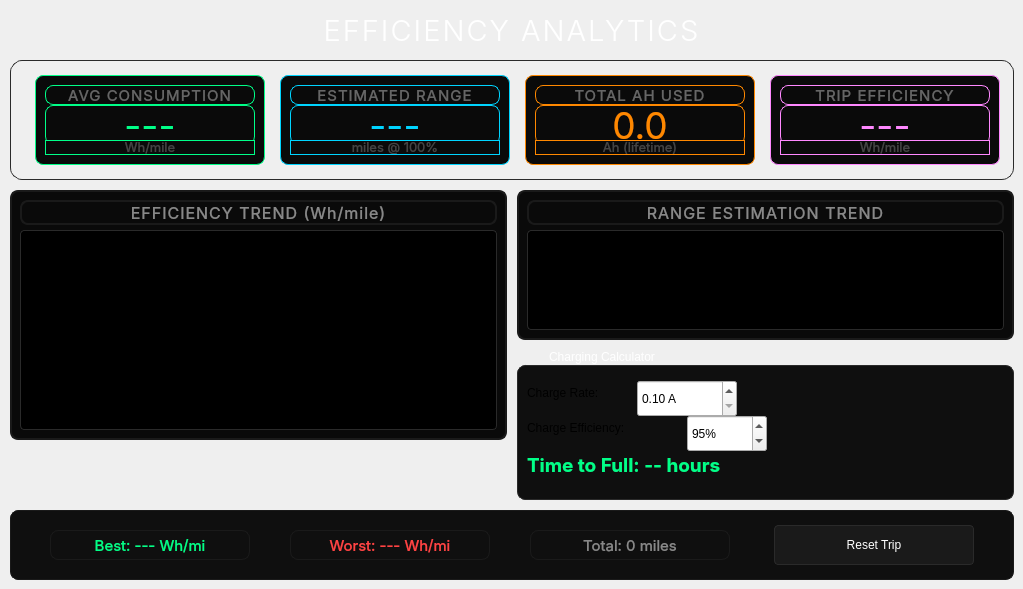
    <widget class="QWidget" name="economyTab">
     <attribute name="title">
      <string>ECONOMY</string>
     </attribute>
     <widget class="QLabel" name="economyHeaderLabel">
      <property name="geometry">
       <rect>
        <x>10</x>
        <y>10</y>
        <width>1004</width>
        <height>40</height>
       </rect>
      </property>
      <property name="font">
       <font>
        <family>-apple-system</family>
        <pointsize>22</pointsize>
        <bold>false</bold>
       </font>
      </property>
      <property name="styleSheet">
       <string notr="true">color: #ffffff;
font-weight: 200;
letter-spacing: 2px;</string>
      </property>
      <property name="text">
       <string>EFFICIENCY ANALYTICS</string>
      </property>
      <property name="alignment">
       <set>Qt::AlignCenter</set>
      </property>
     </widget>
     <widget class="QFrame" name="economyStatsFrame">
      <property name="geometry">
       <rect>
        <x>10</x>
        <y>60</y>
        <width>1004</width>
        <height>120</height>
       </rect>
      </property>
      <property name="styleSheet">
       <string notr="true">QFrame {
    background: qlineargradient(x1:0, y1:0, x2:0, y2:1,
        stop:0 #1a1a1a, stop:1 #0f0f0f);
    border: 1px solid #2a2a2a;
    border-radius: 12px;
}</string>
      </property>
      <widget class="QFrame" name="avgWhFrame">
       <property name="geometry">
        <rect>
         <x>25</x>
         <y>15</y>
         <width>230</width>
         <height>90</height>
        </rect>
       </property>
       <property name="styleSheet">
        <string notr="true">QFrame {
    background: #0a0a0a;
    border: 1px solid #00ff88;
    border-radius: 8px;
}</string>
       </property>
       <widget class="QLabel" name="avgWhTitle">
        <property name="geometry">
         <rect>
          <x>10</x>
          <y>10</y>
          <width>210</width>
          <height>20</height>
         </rect>
        </property>
        <property name="font">
         <font>
          <family>-apple-system</family>
          <pointsize>11</pointsize>
         </font>
        </property>
        <property name="styleSheet">
         <string notr="true">color: #666666;
text-transform: uppercase;
letter-spacing: 1px;</string>
        </property>
        <property name="text">
         <string>AVG CONSUMPTION</string>
        </property>
        <property name="alignment">
         <set>Qt::AlignCenter</set>
        </property>
       </widget>
       <widget class="QLabel" name="avgWhValue">
        <property name="geometry">
         <rect>
          <x>10</x>
          <y>30</y>
          <width>210</width>
          <height>40</height>
         </rect>
        </property>
        <property name="font">
         <font>
          <family>-apple-system</family>
          <pointsize>28</pointsize>
          <bold>false</bold>
         </font>
        </property>
        <property name="styleSheet">
         <string notr="true">color: #00ff88;
font-weight: 300;</string>
        </property>
        <property name="text">
         <string>---</string>
        </property>
        <property name="alignment">
         <set>Qt::AlignCenter</set>
        </property>
       </widget>
       <widget class="QLabel" name="avgWhUnit">
        <property name="geometry">
         <rect>
          <x>10</x>
          <y>65</y>
          <width>210</width>
          <height>15</height>
         </rect>
        </property>
        <property name="font">
         <font>
          <family>-apple-system</family>
          <pointsize>10</pointsize>
         </font>
        </property>
        <property name="styleSheet">
         <string notr="true">color: #444444;</string>
        </property>
        <property name="text">
         <string>Wh/mile</string>
        </property>
        <property name="alignment">
         <set>Qt::AlignCenter</set>
        </property>
       </widget>
      </widget>
      <widget class="QFrame" name="estRangeFrame">
       <property name="geometry">
        <rect>
         <x>270</x>
         <y>15</y>
         <width>230</width>
         <height>90</height>
        </rect>
       </property>
       <property name="styleSheet">
        <string notr="true">QFrame {
    background: #0a0a0a;
    border: 1px solid #00d4ff;
    border-radius: 8px;
}</string>
       </property>
       <widget class="QLabel" name="estRangeTitle">
        <property name="geometry">
         <rect>
          <x>10</x>
          <y>10</y>
          <width>210</width>
          <height>20</height>
         </rect>
        </property>
        <property name="font">
         <font>
          <family>-apple-system</family>
          <pointsize>11</pointsize>
         </font>
        </property>
        <property name="styleSheet">
         <string notr="true">color: #666666;
text-transform: uppercase;
letter-spacing: 1px;</string>
        </property>
        <property name="text">
         <string>ESTIMATED RANGE</string>
        </property>
        <property name="alignment">
         <set>Qt::AlignCenter</set>
        </property>
       </widget>
       <widget class="QLabel" name="estRangeValue">
        <property name="geometry">
         <rect>
          <x>10</x>
          <y>30</y>
          <width>210</width>
          <height>40</height>
         </rect>
        </property>
        <property name="font">
         <font>
          <family>-apple-system</family>
          <pointsize>28</pointsize>
          <bold>false</bold>
         </font>
        </property>
        <property name="styleSheet">
         <string notr="true">color: #00d4ff;
font-weight: 300;</string>
        </property>
        <property name="text">
         <string>---</string>
        </property>
        <property name="alignment">
         <set>Qt::AlignCenter</set>
        </property>
       </widget>
       <widget class="QLabel" name="estRangeUnit">
        <property name="geometry">
         <rect>
          <x>10</x>
          <y>65</y>
          <width>210</width>
          <height>15</height>
         </rect>
        </property>
        <property name="font">
         <font>
          <family>-apple-system</family>
          <pointsize>10</pointsize>
         </font>
        </property>
        <property name="styleSheet">
         <string notr="true">color: #444444;</string>
        </property>
        <property name="text">
         <string>miles @ 100%</string>
        </property>
        <property name="alignment">
         <set>Qt::AlignCenter</set>
        </property>
       </widget>
      </widget>
      <widget class="QFrame" name="ahUsedFrame">
       <property name="geometry">
        <rect>
         <x>515</x>
         <y>15</y>
         <width>230</width>
         <height>90</height>
        </rect>
       </property>
       <property name="styleSheet">
        <string notr="true">QFrame {
    background: #0a0a0a;
    border: 1px solid #ff8800;
    border-radius: 8px;
}</string>
       </property>
       <widget class="QLabel" name="ahUsedTitle">
        <property name="geometry">
         <rect>
          <x>10</x>
          <y>10</y>
          <width>210</width>
          <height>20</height>
         </rect>
        </property>
        <property name="font">
         <font>
          <family>-apple-system</family>
          <pointsize>11</pointsize>
         </font>
        </property>
        <property name="styleSheet">
         <string notr="true">color: #666666;
text-transform: uppercase;
letter-spacing: 1px;</string>
        </property>
        <property name="text">
         <string>TOTAL AH USED</string>
        </property>
        <property name="alignment">
         <set>Qt::AlignCenter</set>
        </property>
       </widget>
       <widget class="QLabel" name="ahUsedValue">
        <property name="geometry">
         <rect>
          <x>10</x>
          <y>30</y>
          <width>210</width>
          <height>40</height>
         </rect>
        </property>
        <property name="font">
         <font>
          <family>-apple-system</family>
          <pointsize>28</pointsize>
          <bold>false</bold>
         </font>
        </property>
        <property name="styleSheet">
         <string notr="true">color: #ff8800;
font-weight: 300;</string>
        </property>
        <property name="text">
         <string>0.0</string>
        </property>
        <property name="alignment">
         <set>Qt::AlignCenter</set>
        </property>
       </widget>
       <widget class="QLabel" name="ahUsedUnit">
        <property name="geometry">
         <rect>
          <x>10</x>
          <y>65</y>
          <width>210</width>
          <height>15</height>
         </rect>
        </property>
        <property name="font">
         <font>
          <family>-apple-system</family>
          <pointsize>10</pointsize>
         </font>
        </property>
        <property name="styleSheet">
         <string notr="true">color: #444444;</string>
        </property>
        <property name="text">
         <string>Ah (lifetime)</string>
        </property>
        <property name="alignment">
         <set>Qt::AlignCenter</set>
        </property>
       </widget>
      </widget>
      <widget class="QFrame" name="tripEffFrame">
       <property name="geometry">
        <rect>
         <x>760</x>
         <y>15</y>
         <width>230</width>
         <height>90</height>
        </rect>
       </property>
       <property name="styleSheet">
        <string notr="true">QFrame {
    background: #0a0a0a;
    border: 1px solid #ff88ff;
    border-radius: 8px;
}</string>
       </property>
       <widget class="QLabel" name="tripEffTitle">
        <property name="geometry">
         <rect>
          <x>10</x>
          <y>10</y>
          <width>210</width>
          <height>20</height>
         </rect>
        </property>
        <property name="font">
         <font>
          <family>-apple-system</family>
          <pointsize>11</pointsize>
         </font>
        </property>
        <property name="styleSheet">
         <string notr="true">color: #666666;
text-transform: uppercase;
letter-spacing: 1px;</string>
        </property>
        <property name="text">
         <string>TRIP EFFICIENCY</string>
        </property>
        <property name="alignment">
         <set>Qt::AlignCenter</set>
        </property>
       </widget>
       <widget class="QLabel" name="tripEffValue">
        <property name="geometry">
         <rect>
          <x>10</x>
          <y>30</y>
          <width>210</width>
          <height>40</height>
         </rect>
        </property>
        <property name="font">
         <font>
          <family>-apple-system</family>
          <pointsize>28</pointsize>
          <bold>false</bold>
         </font>
        </property>
        <property name="styleSheet">
         <string notr="true">color: #ff88ff;
font-weight: 300;</string>
        </property>
        <property name="text">
         <string>---</string>
        </property>
        <property name="alignment">
         <set>Qt::AlignCenter</set>
        </property>
       </widget>
       <widget class="QLabel" name="tripEffUnit">
        <property name="geometry">
         <rect>
          <x>10</x>
          <y>65</y>
          <width>210</width>
          <height>15</height>
         </rect>
        </property>
        <property name="font">
         <font>
          <family>-apple-system</family>
          <pointsize>10</pointsize>
         </font>
        </property>
        <property name="styleSheet">
         <string notr="true">color: #444444;</string>
        </property>
        <property name="text">
         <string>Wh/mile</string>
        </property>
        <property name="alignment">
         <set>Qt::AlignCenter</set>
        </property>
       </widget>
      </widget>
     </widget>
     <widget class="QFrame" name="efficiencyGraphFrame">
      <property name="geometry">
       <rect>
        <x>10</x>
        <y>190</y>
        <width>497</width>
        <height>250</height>
       </rect>
      </property>
      <property name="styleSheet">
       <string notr="true">QFrame {
    background: #0a0a0a;
    border: 2px solid #1a1a1a;
    border-radius: 8px;
}</string>
      </property>
      <widget class="QLabel" name="effGraphTitle">
       <property name="geometry">
        <rect>
         <x>10</x>
         <y>10</y>
         <width>477</width>
         <height>25</height>
        </rect>
       </property>
       <property name="font">
        <font>
         <family>-apple-system</family>
         <pointsize>12</pointsize>
        </font>
       </property>
       <property name="styleSheet">
        <string notr="true">color: #888888;
background: transparent;
letter-spacing: 1px;</string>
       </property>
       <property name="text">
        <string>EFFICIENCY TREND (Wh/mile)</string>
       </property>
       <property name="alignment">
        <set>Qt::AlignCenter</set>
       </property>
      </widget>
      <widget class="QWidget" name="effGraphWidget" native="true">
       <property name="geometry">
        <rect>
         <x>10</x>
         <y>40</y>
         <width>477</width>
         <height>200</height>
        </rect>
       </property>
       <property name="styleSheet">
        <string notr="true">background: #000000;
border: 1px solid #2a2a2a;
border-radius: 4px;</string>
       </property>
      </widget>
     </widget>
     <widget class="QGroupBox" name="chargingCalculatorGroupBox">
      <property name="geometry">
       <rect>
        <x>517</x>
        <y>350</y>
        <width>497</width>
        <height>150</height>
       </rect>
      </property>
      <property name="styleSheet">
       <string notr="true">QGroupBox {
    color: #ffffff;
    border: 1px solid #2a2a2a;
    border-radius: 8px;
    margin-top: 15px;
    padding-top: 15px;
    background: #0f0f0f;
}
QGroupBox::title {
    subcontrol-origin: margin;
    left: 20px;
    padding: 0 10px 0 10px;
}</string>
      </property>
      <property name="title">
       <string>Charging Calculator</string>
      </property>
      <widget class="QLabel" name="chargeRateLabel">
       <property name="geometry">
        <rect>
         <x>10</x>
         <y>30</y>
         <width>100</width>
         <height>25</height>
        </rect>
       </property>
       <property name="text">
        <string>Charge Rate:</string>
       </property>
      </widget>
      <widget class="QDoubleSpinBox" name="chargeRateInput">
       <property name="geometry">
        <rect>
         <x>120</x>
         <y>30</y>
         <width>100</width>
         <height>37</height>
        </rect>
       </property>
       <property name="suffix">
        <string> A</string>
       </property>
       <property name="minimum">
        <double>0.100000000000000</double>
       </property>
       <property name="maximum">
        <double>100.000000000000000</double>
       </property>
      </widget>
      <widget class="QLabel" name="chargeEfficiencyLabel">
       <property name="geometry">
        <rect>
         <x>10</x>
         <y>65</y>
         <width>150</width>
         <height>25</height>
        </rect>
       </property>
       <property name="text">
        <string>Charge Efficiency:</string>
       </property>
      </widget>
      <widget class="QSpinBox" name="chargeEfficiencyInput">
       <property name="geometry">
        <rect>
         <x>170</x>
         <y>65</y>
         <width>80</width>
         <height>37</height>
        </rect>
       </property>
       <property name="suffix">
        <string>%</string>
       </property>
       <property name="minimum">
        <number>80</number>
       </property>
       <property name="maximum">
        <number>100</number>
       </property>
       <property name="value">
        <number>95</number>
       </property>
      </widget>
      <widget class="QLabel" name="timeToFullLabel">
       <property name="geometry">
        <rect>
         <x>10</x>
         <y>100</y>
         <width>467</width>
         <height>30</height>
        </rect>
       </property>
       <property name="font">
        <font>
         <family>-apple-system</family>
         <pointsize>14</pointsize>
         <bold>true</bold>
        </font>
       </property>
       <property name="styleSheet">
        <string notr="true">color: #00ff88;</string>
       </property>
       <property name="text">
        <string>Time to Full: -- hours</string>
       </property>
      </widget>
     </widget>
     <widget class="QFrame" name="rangeGraphFrame">
      <property name="geometry">
       <rect>
        <x>517</x>
        <y>190</y>
        <width>497</width>
        <height>150</height>
       </rect>
      </property>
      <property name="styleSheet">
       <string notr="true">QFrame {
    background: #0a0a0a;
    border: 2px solid #1a1a1a;
    border-radius: 8px;
}</string>
      </property>
      <widget class="QLabel" name="rangeGraphTitle">
       <property name="geometry">
        <rect>
         <x>10</x>
         <y>10</y>
         <width>477</width>
         <height>25</height>
        </rect>
       </property>
       <property name="font">
        <font>
         <family>-apple-system</family>
         <pointsize>12</pointsize>
        </font>
       </property>
       <property name="styleSheet">
        <string notr="true">color: #888888;
background: transparent;
letter-spacing: 1px;</string>
       </property>
       <property name="text">
        <string>RANGE ESTIMATION TREND</string>
       </property>
       <property name="alignment">
        <set>Qt::AlignCenter</set>
       </property>
      </widget>
      <widget class="QWidget" name="rangeGraphWidget" native="true">
       <property name="geometry">
        <rect>
         <x>10</x>
         <y>40</y>
         <width>477</width>
         <height>100</height>
        </rect>
       </property>
       <property name="styleSheet">
        <string notr="true">background: #000000;
border: 1px solid #2a2a2a;
border-radius: 4px;</string>
       </property>
      </widget>
      <widget class="QLabel" name="chargeRateDisplay">
       <property name="geometry">
        <rect>
         <x>10</x>
         <y>150</y>
         <width>477</width>
         <height>30</height>
        </rect>
       </property>
       <property name="font">
        <font>
         <family>-apple-system</family>
         <pointsize>12</pointsize>
         <bold>true</bold>
        </font>
       </property>
       <property name="styleSheet">
        <string notr="true">color: #00ff88;</string>
       </property>
       <property name="text">
        <string>Charge: -- A</string>
       </property>
       <property name="alignment">
        <set>Qt::AlignCenter</set>
       </property>
      </widget>
     </widget>
     <widget class="QFrame" name="drivingStatsFrame">
      <property name="geometry">
       <rect>
        <x>10</x>
        <y>510</y>
        <width>1004</width>
        <height>70</height>
       </rect>
      </property>
      <property name="styleSheet">
       <string notr="true">QFrame {
    background: #0f0f0f;
    border: 1px solid #1a1a1a;
    border-radius: 8px;
}</string>
      </property>
      <widget class="QLabel" name="bestEffLabel">
       <property name="geometry">
        <rect>
         <x>40</x>
         <y>20</y>
         <width>200</width>
         <height>30</height>
        </rect>
       </property>
       <property name="font">
        <font>
         <family>-apple-system</family>
         <pointsize>11</pointsize>
        </font>
       </property>
       <property name="styleSheet">
        <string notr="true">color: #00ff88;</string>
       </property>
       <property name="text">
        <string>Best: --- Wh/mi</string>
       </property>
       <property name="alignment">
        <set>Qt::AlignCenter</set>
       </property>
      </widget>
      <widget class="QLabel" name="worstEffLabel">
       <property name="geometry">
        <rect>
         <x>280</x>
         <y>20</y>
         <width>200</width>
         <height>30</height>
        </rect>
       </property>
       <property name="font">
        <font>
         <family>-apple-system</family>
         <pointsize>11</pointsize>
        </font>
       </property>
       <property name="styleSheet">
        <string notr="true">color: #ff4444;</string>
       </property>
       <property name="text">
        <string>Worst: --- Wh/mi</string>
       </property>
       <property name="alignment">
        <set>Qt::AlignCenter</set>
       </property>
      </widget>
      <widget class="QLabel" name="totalMilesLabel">
       <property name="geometry">
        <rect>
         <x>520</x>
         <y>20</y>
         <width>200</width>
         <height>30</height>
        </rect>
       </property>
       <property name="font">
        <font>
         <family>-apple-system</family>
         <pointsize>11</pointsize>
        </font>
       </property>
       <property name="styleSheet">
        <string notr="true">color: #888888;</string>
       </property>
       <property name="text">
        <string>Total: 0 miles</string>
       </property>
       <property name="alignment">
        <set>Qt::AlignCenter</set>
       </property>
      </widget>
      <widget class="QPushButton" name="resetTripButton">
       <property name="geometry">
        <rect>
         <x>764</x>
         <y>15</y>
         <width>200</width>
         <height>40</height>
        </rect>
       </property>
       <property name="styleSheet">
        <string notr="true">QPushButton {
    background-color: #1a1a1a;
    color: #ffffff;
    border: 1px solid #2a2a2a;
    border-radius: 4px;
    font-weight: 400;
}
QPushButton:hover {
    background-color: #2a2a2a;
    border-color: #3a3a3a;
}
QPushButton:pressed {
    background-color: #0a0a0a;
}</string>
       </property>
       <property name="text">
        <string>Reset Trip</string>
       </property>
      </widget>
     </widget>
    </widget>
